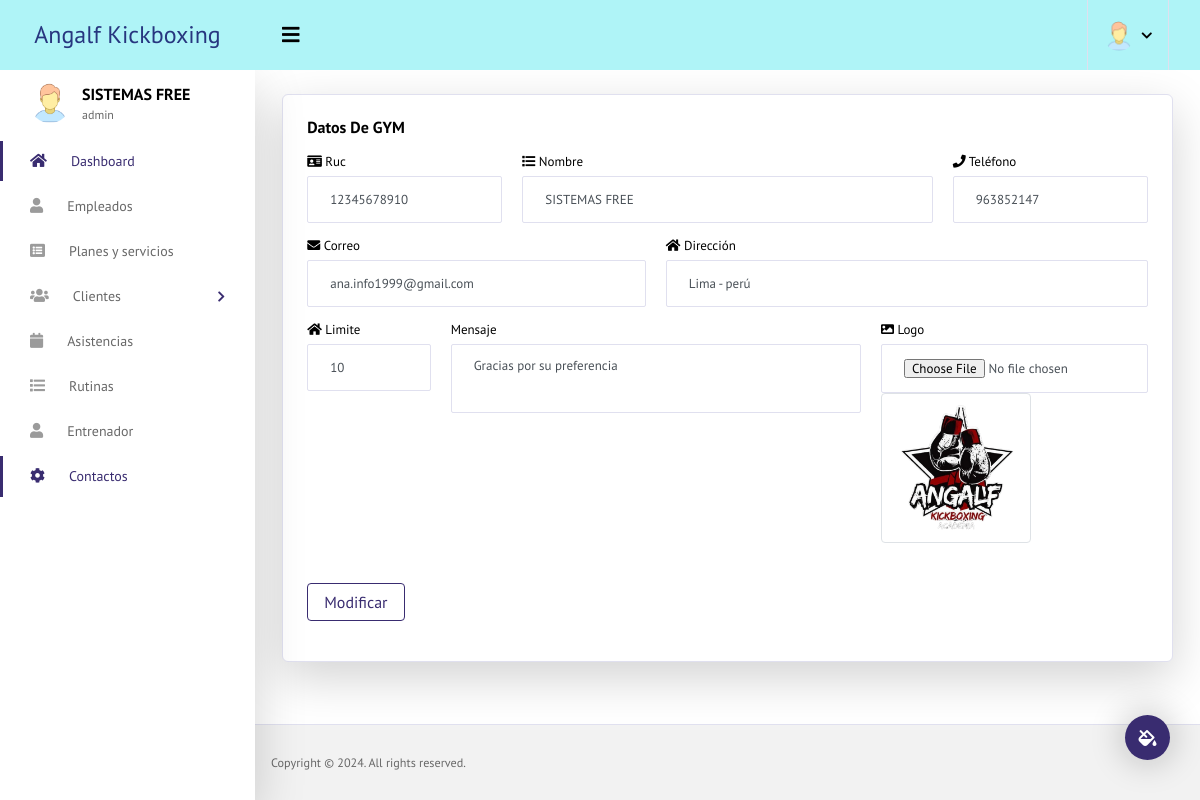
The app's page /administracion (signed in) with its own data.
### tables this page shows
CREATE TABLE `configuracion` (
  `id` int(11) NOT NULL AUTO_INCREMENT,
  `ruc` varchar(20) NOT NULL,
  `nombre` varchar(200) NOT NULL,
  `correo` varchar(50) NOT NULL,
  `telefono` varchar(15) NOT NULL,
  `direccion` varchar(200) NOT NULL,
  `mensaje` text NOT NULL,
  `logo` varchar(10) NOT NULL,
  `limite` int(11) NOT NULL,
  PRIMARY KEY (`id`)
);

### Config/App/Views.php (called while the page is built)
<?php
class Views{
    public function getView($controlador, $vista, $data="")
    {
        $controlador = get_class($controlador);
        if ($controlador == "Home") {
            $vista = "Views/".$vista.".php";
        }else{
            $vista = "Views/".$controlador."/".$vista.".php";
        }
        require $vista;
    }
}
?>

### Controllers/Administracion.php (called while the page is built, shortened)
<?php
class Administracion extends Controller
{
    public function index()
    {
        $data['empresa'] = $this->model->getEmpresa();
        $this->views->getView($this, "index", $data);
    }
}

### Config/App/Query.php (called while the page is built, shortened)
<?php
class Query extends Conexion{
    private $pdo, $con, $sql, $datos;
    public function __construct() {
        $this->pdo = new Conexion();
        $this->con = $this->pdo->conect();
    }
    public function select(string $sql)
    {
        $this->sql = $sql;
        $resul = $this->con->prepare($this->sql);
        $resul->execute();
        $data = $resul->fetch(PDO::FETCH_ASSOC);
        return $data;
    }
}
?>

### Config/App/Conexion.php (called while the page is built)
<?php
class Conexion{
    private $conect;
    public function __construct()
    {
        $pdo = "mysql:host=".host.";dbname=".db.";.charset.";
        try {
            $this->conect = new PDO($pdo, user, pass);
            $this->conect->setAttribute(PDO::ATTR_ERRMODE, PDO::ERRMODE_EXCEPTION);
        } catch (PDOException $e) {
            echo "Error en la conexion".$e->getMessage();
        }
    }
    public function conect()
    {
        return $this->conect;
    }
}
?>

### Models/AdministracionModel.php (called while the page is built, shortened)
<?php
class AdministracionModel extends Query
{
    public function getEmpresa()
    {
        $sql = "SELECT * FROM configuracion";
        $data = $this->select($sql);
        return $data;
    }
}

### Views/Administracion/index.php (the view, shortened to what this page needs)
<?php include "Views/Templates/header.php"; ?>
<div class="card shadow-lg">
    <div class="card-body">
        <div class="card-title">
            <h5>Datos de GYM</h5>
        </div>
        <form id="frmEmpresa" onsubmit="modificarEmpresa(event)" autocomplete="off">
            <div class="row">
                <div class="col-md-3">
                    <div class="form-group mb-3">
                        <label for="ruc"><i class="fas fa-id-card"></i> Ruc</label>
                        <input id="ruc" class="form-control" type="number" name="ruc" placeholder="Ruc" value="<?php echo $data['empresa']['ruc'] ?>" required>
                    </div>
                </div>
                <div class="col-md-6">
                    <div class="form-group mb-3">
                    <label for="nombre"><i class="fas fa-list"></i> Nombre</label>
                        <input id="nombre" class="form-control" type="text" name="nombre" placeholder="Nombre" value="<?php echo $data['empresa']['nombre'] ?>" required>
                    </div>
                </div>
                <div class="col-md-3">
                    <div class="form-group mb-3">
                    <label for="telefono"><i class="fas fa-phone"></i> Teléfono</label>
                        <input id="telefono" class="form-control" type="text" name="telefono" placeholder="Teléfono" value="<?php echo $data['empresa']['telefono'] ?>" required>
                    </div>
                </div>
                <div class="col-md-5">
                    <div class="form-group mb-3">
                    <label for="correo"><i class="fas fa-envelope"></i> Correo</label>
                        <input id="correo" class="form-control" type="text" name="correo" placeholder="Correo Electrónico" value="<?php echo $data['empresa']['correo'] ?>" required>
                    </div>
                </div>
                <div class="col-md-7">
                    <div class="form-group mb-3">
                    <label for="direccion"><i class="fas fa-home"></i> Dirección</label>
                        <input id="direccion" class="form-control" type="text" name="direccion" placeholder="Dirección" value="<?php echo $data['empresa']['direccion'] ?>" required>
                    </div>
                </div>
                <div class="col-md-2">
                    <div class="form-group mb-3">
                    <label for="limite"><i class="fas fa-home"></i> Limite</label>
                        <input id="limite" class="form-control" type="text" name="limite" placeholder="Lmite" value="<?php echo $data['empresa']['limite'] ?>" required>
                    </div>
                </div>
                <div class="col-md-6">
                    <div class="form-group">
                        <label for="mensaje">Mensaje</label>
                        <textarea id="mensaje" class="form-control" name="mensaje" rows="3"><?php echo $data['empresa']['mensaje'] ?></textarea>
                    </div>
                </div>
                <div class="col-md-4">
                    <div class="form-group">
                        <label><i class="fas fa-image"></i> Logo</label>
                        <input id="imagen" class="form-control" type="file" name="imagen">
                        <img class="img-thumbnail" src="<?php echo base_url . 'Assets/images/logo.png'; ?>" alt="LOGO-PNG" width="150">
                    </div>
                </div>
            </div>
                <div class="d-grid gap-2 my-3">
                    <button class="btn btn-outline-primary" type="submit" id="btnAccion">Modificar</button>
                </div>
        </form>
    </div>
</div>
<?php include "Views/Templates/footer.php"; ?>

### records on screen
configuracion: ruc "12345678910", nombre "SISTEMAS FREE", telefono "963852147", correo "ana.info1999@gmail.com", direccion "Lima - perú", limite "10", mensaje "Gracias por su preferencia"

### other values on screen
$_SESSION['nombre'] "SISTEMAS FREE"
$_SESSION['usuario'] "admin"
